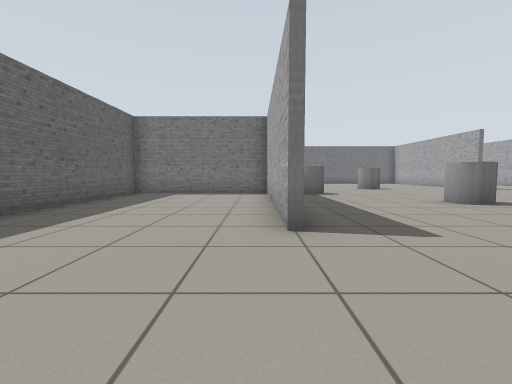
View 1 (above)

16 first-person views from a walk through a Gazebo world. The camera is 0.72 m above the floor, tilts 4° down and sees 90° across. The floor is counted in squares, 1 m on a side. Each view is taken from the middle of a square. On the plan, view 1 faces up. The plan holds only what a view shows up to about 9 squares ahead; the rest is blank.

View 2
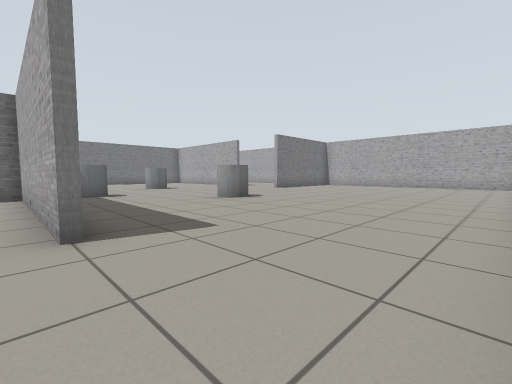

View 3
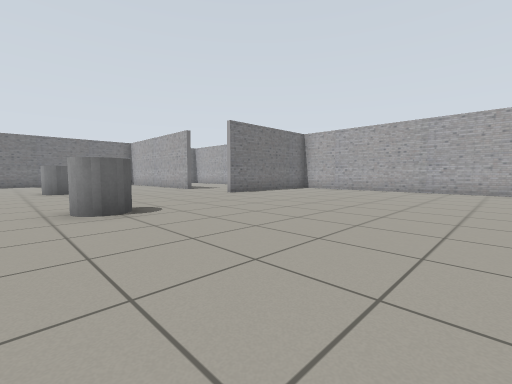

View 4
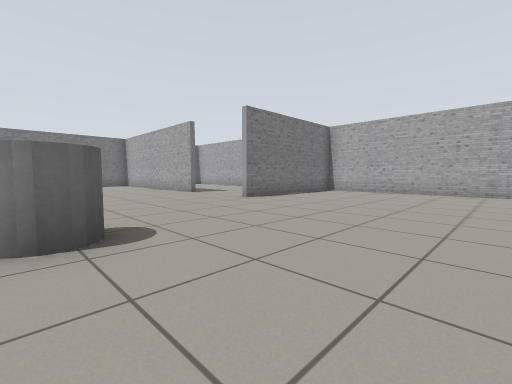

View 5
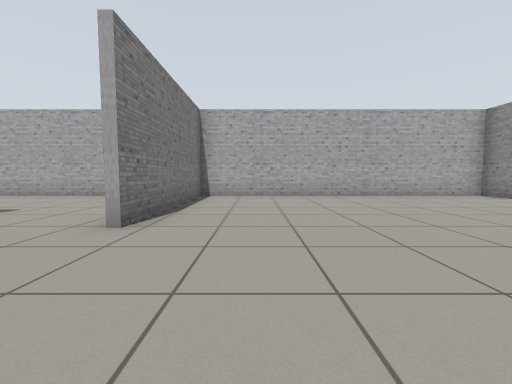

View 6
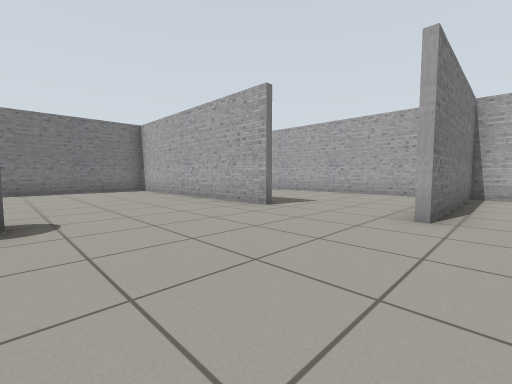

View 7
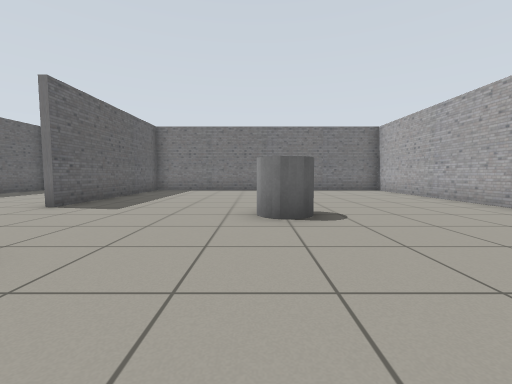

View 8
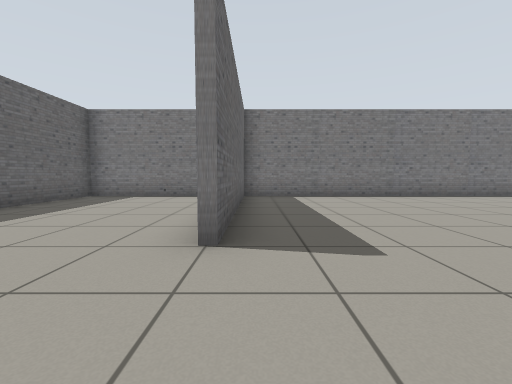

View 9
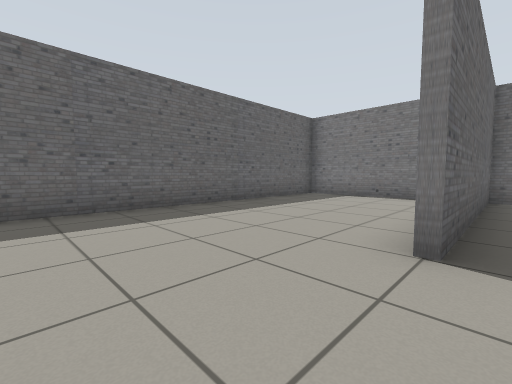

View 10
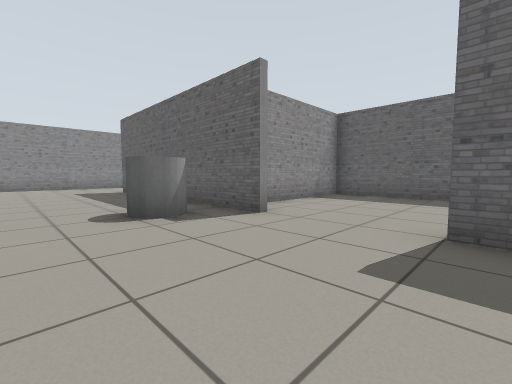

View 11
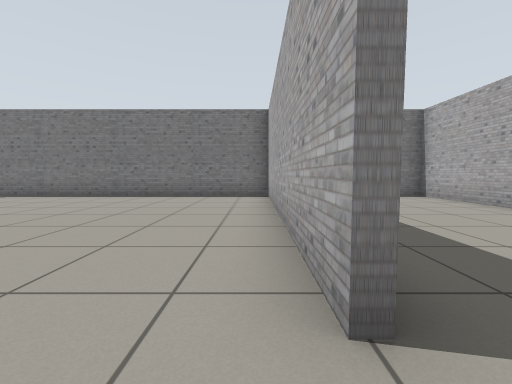

View 12
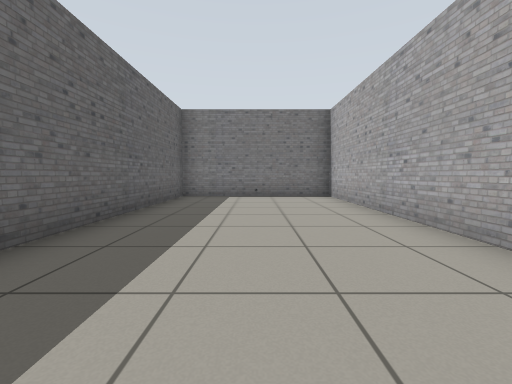

View 13
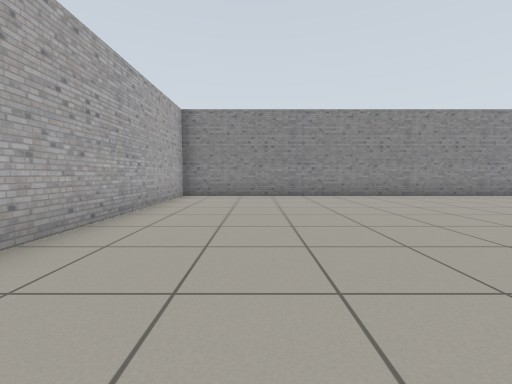

View 14
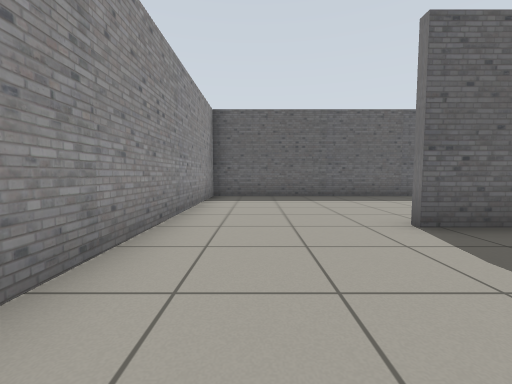

View 15
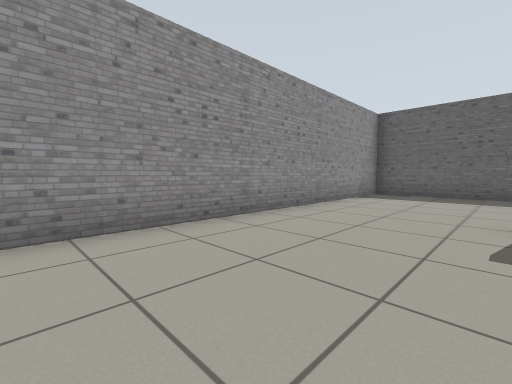

View 16
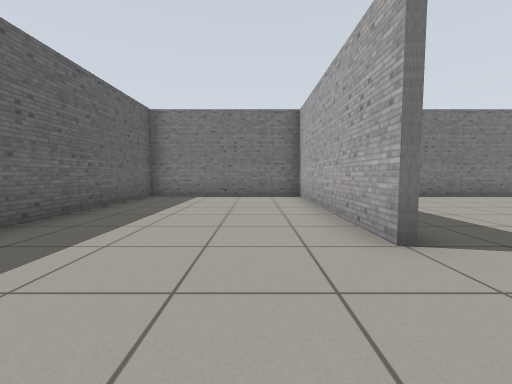

### Floor plan
Points are (right, up) in squares from view 1. A wall is a line through its corners. A room is listed if a view was taken in it or the views show most of it. See-through windows are left out.
Room 1 (views 1, 2, 3, 4, 5, 6, 7, 8, 9, 10, 11, 12, 13, 14, 15, 16)
walls: (10.4, 12) (10.4, 19); (0.6, 10.8) (0.6, 3.1); (0.4, 13.5) (0.4, 19.5); (0.4, 3.1) (0.4, 9.4) (-0.1, 9.4); (15.4, 10.1) (15.4, 19.4) (-4.4, 19.4) (-4.4, 9.6) (-0.8, 9.6); (-4.4, 9.1) (-4.4, -0.4) (15.4, -0.4) (15.4, 8.8) (10.4, 8.8); (10.6, 19.5) (10.6, 13.3); (0.6, 19.5) (0.6, 13.5)
objects: grey cylinder (2, 9) to (2, 10); grey cylinder (5, 6) to (6, 7); grey cylinder (5, 12) to (6, 13)

Positions as (right, up) in squares from view 1, and headings:
1: (0, 0), facing up
2: (0, 0), facing up-right
3: (4, 1), facing up-right
4: (5, 3), facing up-right
5: (7, 7), facing right
6: (6, 8), facing up-right
7: (5, 8), facing up
8: (1, 11), facing up
9: (1, 11), facing up-left
10: (4, 14), facing down-left
11: (10, 11), facing up
12: (13, 11), facing up
13: (13, 8), facing down
14: (4, 1), facing left
15: (5, 3), facing down-left
16: (-1, 11), facing up
